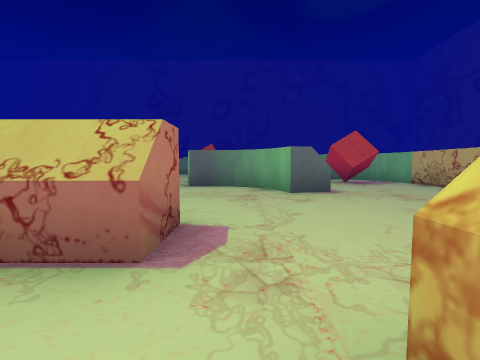
[1] (above)

16 first-person views from a walk through a Unity game level. The camera is 0.64 m above the floor, tilts 4° down and sees 90° across. The floor is counted in squares, 1 m on a side. Each view is taken from the middle of a square. On the plan, view 1 faces up. The plan holds only what a view shows up to about 9 squares ahead; the rest is blank. The place goes on beyond the plan. The player character is not drawn.

[2]
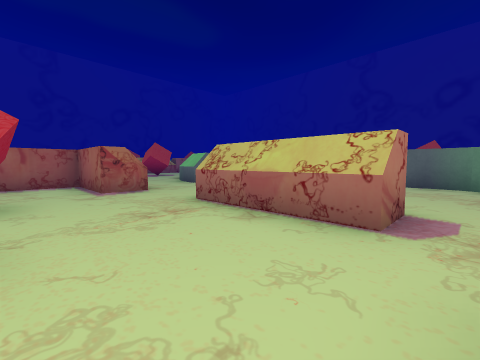

[3]
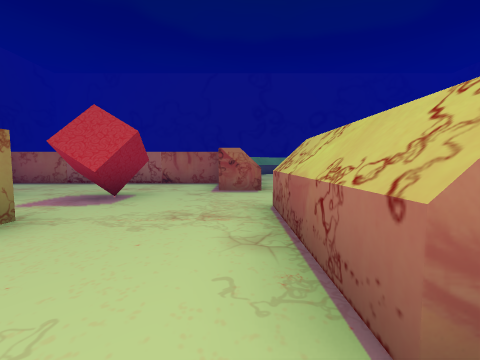

[4]
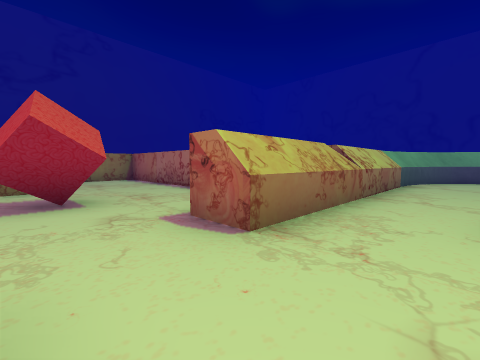

[5]
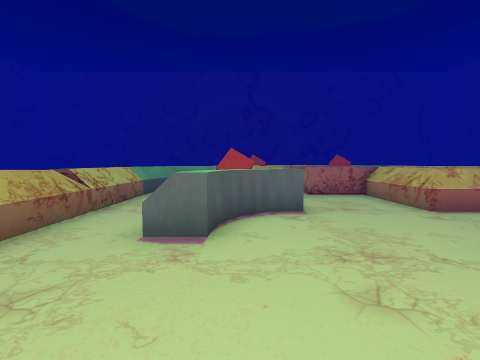

[6]
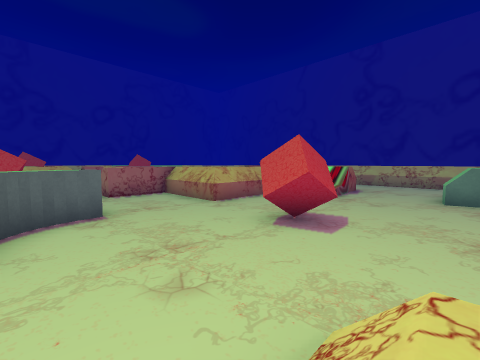

[7]
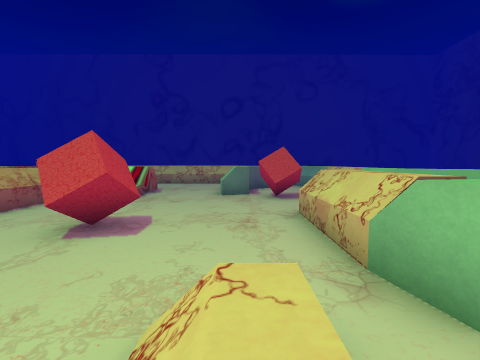

[8]
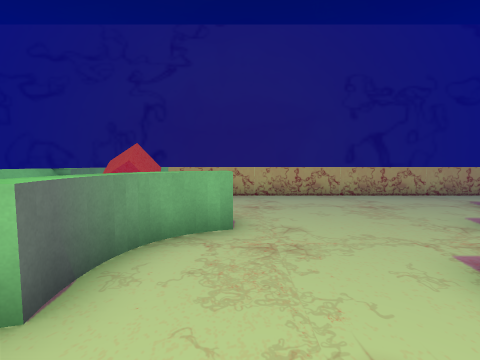

[9]
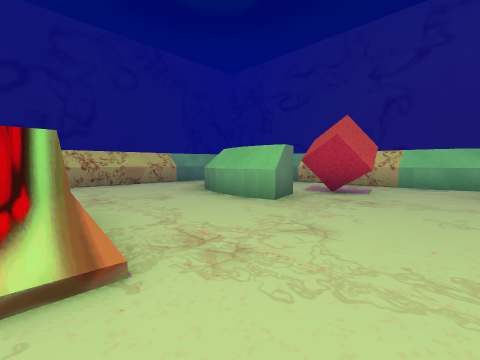

[10]
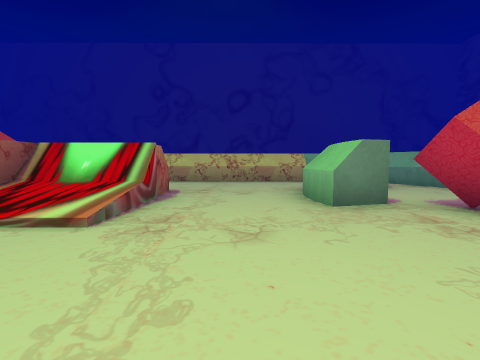

[11]
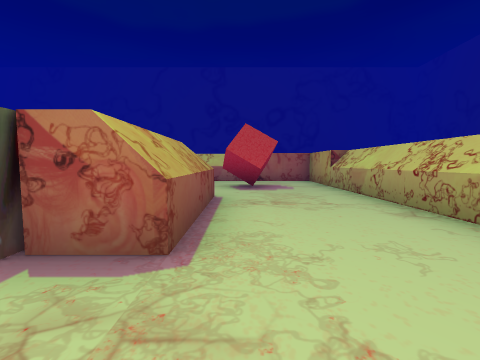

[12]
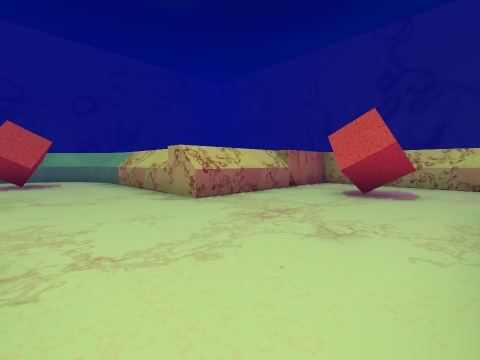

[13]
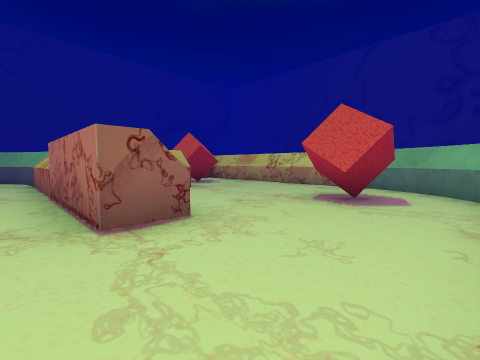

[14]
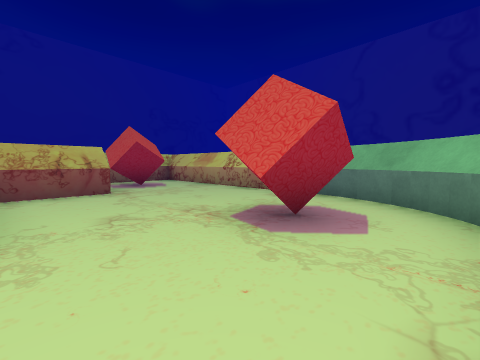

[15]
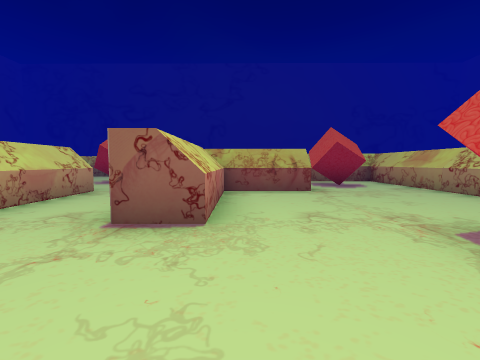

[16]
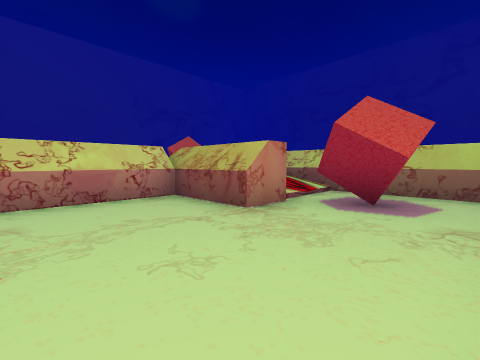

### Floor plan
Key: @ floor where view 1 was taken; # wall or solid block; . floor; / step, stairs or slope; ^ raised ledge; O other object.
Columns run from 21 left of view 1 to 6 right of it. Each row starts with its distance up from view 1.
 19        ############O
 18        #............ O
 17        #.O......... .O
 16        #.OO.......O ..O
 15        #....###...O...#
 14   OO####....#OO...OO..#
 13 OOO.........#OO....OO.#
 12 OOO.........#.........O
 11 O.OO........#.........OO
 10 #.....#..###^..O....#  OOO
  9 #.....#..#.....OO...#     O
  8 #.....#..#..........#   OO.O
  7 #...##^.............OO  ...#
  6 #.OOOO#. .  O...../...OO...#
  5 #...OO#. O  OO..../...O....#
  4 ######O. O   OO... ........#
  3       O........... ........#
  2       OOO.........###......#
  1         OO######...........#
  0              #.......@#....#
 -1              #..OO....  ...#
 -2              #..OO.#     ..#
 -3              #....        .#
 -4              #...
 -5              #..
 -6              #..
 -7              ###

Where each view was taken, in squares from view 1:
view 1: 0 up, 0 right, facing up
view 2: 1 down, 0 right, facing up-left
view 3: 1 up, 0 right, facing left
view 4: 3 up, 4 left, facing down-left
view 5: 5 up, 3 left, facing left
view 6: 5 up, 3 left, facing up-left
view 7: 5 up, 3 left, facing up
view 8: 5 up, 3 left, facing right
view 9: 11 up, 7 left, facing up-right
view 10: 10 up, 5 left, facing up
view 11: 16 up, 5 left, facing left
view 12: 11 up, 10 left, facing up-left
view 13: 13 up, 14 left, facing down-left
view 14: 13 up, 16 left, facing down-left
view 15: 13 up, 16 left, facing down
view 16: 10 up, 20 left, facing down-right
